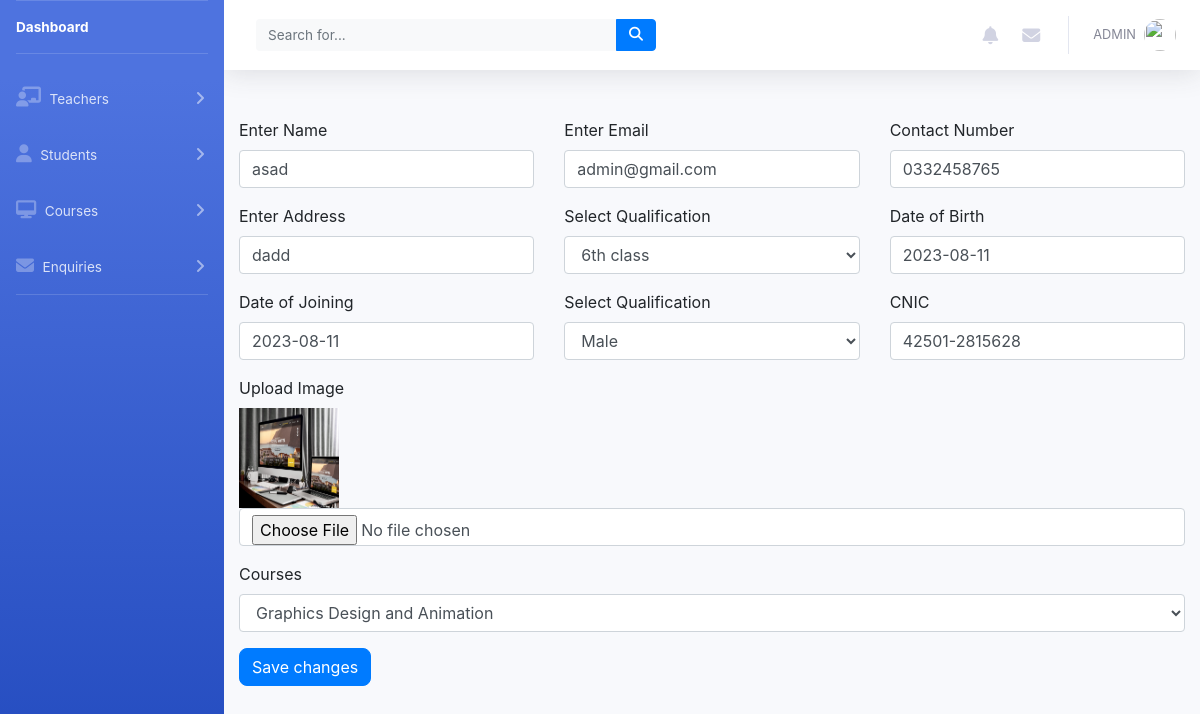
The app's page /Admin/editstudents.php?id=8 with its own data.
### tables this page shows
CREATE TABLE `students` (
  `id` int(11) NOT NULL,
  `name` varchar(50) NOT NULL,
  `email` varchar(50) NOT NULL,
  `phone` varchar(50) NOT NULL,
  `address` varchar(50) NOT NULL,
  `qualification` varchar(50) NOT NULL,
  `dob` date NOT NULL,
  `doj` date NOT NULL,
  `gender` varchar(50) NOT NULL,
  `cnic` varchar(50) NOT NULL,
  `picture` varchar(50) NOT NULL,
  `courses` int(11) NOT NULL
);

### Admin/editstudents.php (the view, shortened to what this page needs)
<?php
include('../connection.php');
include('includes/links.php');
include('includes/header.php');
include('includes/sidebar.php');
$id = $_GET["id"];
$query = "SELECT * FROM students where id = '" . $id . "'";
$result = mysqli_query($connect, $query);
while ($row = mysqli_fetch_assoc($result)) {
?>
    <!DOCTYPE html>
    <html lang="en">
    <head>
    </head>
    <body>
        <div class="container mt-5">
            <form action="" method="post" enctype="multipart/form-data">
                <div class="row">
                    <div class="col-md-4">
                        <div class="form-group">
                            <label for="">Enter Name</label>
                            <input type="text" name="name" class="form-control" value="<?php echo $row["name"]; ?>">
                        </div>
                    </div>
                    <div class="col-md-4">
                        <div class="form-group">
                            <label for="">Enter Email</label>
                            <input type="email" name="email" class="form-control" value="<?php echo $row["email"]; ?>" />
                        </div>
                    </div>
                    <div class="col-md-4">
                        <div class="form-group">
                            <label for="">Contact Number</label>
                            <input type="tel" name="phone" class="form-control" value="<?php echo $row["phone"]; ?>" />
                        </div>
                    </div>
                    <div class="col-md-4">
                        <div class="form-group">
                            <label for="">Enter Address</label>
                            <input type="text" name="address" class="form-control" value="<?php echo $row["address"]; ?>" />
                        </div>
                    </div>
                    <div class="col-md-4">
                        <div class="form-group">
                            <label for="">Select Qualification</label>
                            <select class="form-control" name="qualification">
                                <option value="<?php echo $row["qualification"];?>" selected><?php echo $row["qualification"];?></option>
                            </select>
                        </div>
                    </div>
                    <div class="col-md-4">
                        <div class="form-group">
                            <label for="">Date of Birth</label>
                            <input type="dob" name="dob" class="form-control" value="<?php echo $row["dob"]; ?>" />
                        </div>
                    </div>
                    <div class="col-md-4">
                        <div class="form-group">
                            <label for="">Date of Joining</label>
                            <input type="doj" name="doj" class="form-control" value="<?php echo $row["doj"]; ?>" />
                        </div>
                    </div>
                    <div class="col-md-4">
                        <div class="form-group">
                            <label for="">Select Qualification</label>
                            <select class="form-control" name="gender">
                                <option value="Male" <?php if ($row["gender"] == "Male") echo "selected"; ?>>Male</option>
                            </select>
                        </div>
                    </div>
                    <div class="col-md-4">
                        <div class="form-group">
                            <label for="">CNIC</label>
                            <input type="tel" class="form-control" name="cnic" value="<?php echo $row["cnic"]; ?>">
                        </div>
                    </div>
                    <div class="col-md-12">
                        <div class="form-group">
                            <label for="">Upload Image</label><br>
                            <img src="uploads/<?php echo $row["picture"]; ?>" width="100" height="100" />
                            <input type="file" class="form-control" id="Name" name="file">
                        </div>
                    </div>
                    <div class="col-md-12">
                        <div class="form-group">
                            <label for="">Courses</label><br>
                            <select class="form-control" name="cname">
                                <?php
                                $query = "select * from courses";
                                $result = mysqli_query($connect, $query);
                                while ($row = mysqli_fetch_assoc($result)) {
                                ?>
                                    <option value="<?php echo $row["id"]; ?>"<?php echo "selected";?>><?php echo $row["cname"]; ?></option>;
                                <?php
                                }
                                ?>
                            </select>
                        </div>
                    </div>
                    <div class="col-md-4">
                        <div class="form-group">
                            <button type="submit" value="update" name="update" class="btn btn-primary" style="border-radius: 8px;">Save changes</button>
                        </div>
                    </div>
            </form>
        </div>
    </body>
    </html>
<?php
}
?>

### records on screen
students: name "asad", email "admin@gmail.com", phone "0332458765", address "dadd", qualification "6th class", dob "2023-08-11", doj "2023-08-11", gender "Male", cnic "42501-2815628", picture (picture)

### other values on screen
form field cname "Graphics Design and Animation"
